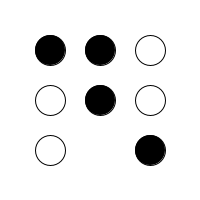
Frame 1 (no input)
Frame 60 (the mouse pressed at the canvas centre just before this capture): identical to frame 1, image omitted
Frame 120 (the mouse held since frame 60 and released just before this capture): identical to frame 1, image omitted

The Processing sketch that drew this single still picture (run headless with seeded random() and noise(); from frame 60 on, the mouse is pressed at the canvas centre):

// Processing sketch: processing_52182
// ── processing_52182.pde

// (VERY) simple game of Cidouri. For rules, see
// http://www.welovepuzzles.com/channel/japanese/cidouri/
//
// Author: Bob Roos; Allegheny College, Meadville, PA
// 11 Feb. 2012
//
// Illustrates "if" statements and boolean variables.
// (Not intended to be a viable Cidouri game; for that
// we should use arrays or array lists to hold data.)
//
// Missing (but doable with just "if" statements and
// simple variables): a check to see if the puzzle
// has been solved.
//
// Circles are in three columns, three rows, numbered
// as shown below. "(B)" means black, "(W)" means white:
//      11(B)   21(B)   31(W)
//      12(W)   22(B)   32(W)
//      13(W)           33(B)
//
// "x21" and "y21" are the x and y coordinates of
// the circle in column 2, row 1, etc.
//
// Boolean variables like "line1112" stand for "line from
// position 11 to 12, i.e., from the upper left circle
// to the circle immediately below it. Only valid
// lines (connecting black and white) have boolean 
// variables. In this trivial puzzle we don't need to worry
// about lines crossing.

// (x,y) coordinates of all circles in the puzzle:
float x11, y11, x21, y21, x31, y31, 
      x12, y12, x22, y22, x32, y32, 
      x13, y13,           x33, y33;
      
// If a boolean variable is true, we draw the corresponding
// line; otherwise, we don't:
boolean line2131, line2232, line1112, line1222, line3233, line1333;

int clickNumber;  // number of mouseclicks so far

int oddX, oddY, evenX, evenY; // mouse coordinates on
         // even-numbered and odd-numbered mouse clicks

void setup() {
  size(200, 200);
  smooth();
  // Assign locations to all circles in the puzzle:
  x11 = 50;  y11 = 50;
  x21 = 100; y21 = 50;
  x31 = 150; y31 = 50;

  x12 = 50;  y12 = 100;
  x22 = 100; y22 = 100;
  x32 = 150; y32 = 100;

  x13 = 50;  y13 = 150;
  x33 = 150; y33 = 150;
  
  // Initially, no lines show:
  line2131 = false;
  line2232 = false; 
  line1112 = false;
  line1222 = false;
  line3233 = false;
  line1333 = false;
  
  ellipseMode(CENTER);
  clickNumber = 0;
}

// Draws all circles, plus all lines whose boolean
// variables have been set to true:
void draw() {
  background(255);
  stroke(0);
  
  // Black circles:
  fill(0);
  ellipse(x11, y11, 30, 30);
  ellipse(x21, y21, 30, 30);
  ellipse(x22, y22, 30, 30);
  ellipse(x33, y33, 30, 30);
  
  // White circles:
  fill(255);
  ellipse(x31, y31, 30, 30);
  ellipse(x12, y12, 30, 30);
  ellipse(x32, y32, 30, 30);
  ellipse(x13, y13, 30, 30);
  
  // For each line, see if we should display it:
  if (line2131) {
    line(x21+15,y21,x31-15,y31);
  }
  if (line2232) {
    line(x22+15,y22,x32-15,y32);
  }
  if (line1112) {
    line(x11,y11+15,x12,y12-15);
  }
  if (line1222) {
    line(x12+15,y12,x22-15,y12);
  }
  if (line3233) {
    line(x32,y32+15,x33,y33-15);
  }
  if (line1333) {
    line(x13+15,y13,x33-15,y33);
  }
}

// When user presses mouse, remember where; do this
// separately for even and odd mouse clicks.
//
// The idea is that the user selects a starting point on
// an odd-numbered mouse click and the ending point on
// an even-numbered mouse click.
void mousePressed() {
  clickNumber = clickNumber + 1;
  
  // See if odd number of clicks:
  if (clickNumber % 2 == 1) {
    oddX = 1+(mouseX-20)/50; // use int division to translate
    oddY = 1+(mouseY-20)/50; // mouseX, mouseY to 1, 2, or 3
  }
  else {
    evenX = 1+(mouseX-20)/50; // use int division to translate
    evenY = 1+(mouseY-20)/50; // mouseX, mouseY to 1, 2, or 3
    
    // Now we tediously check all legal possibilities:
    //   Did the user click on the points at 11 and 12?
    if ( (oddX == 1 && oddY == 1 &&
          evenX == 1 && evenY == 2)
            ||  // We have to consider both orderings
         (oddX == 1 && oddY == 2 &&
          evenX == 1 && evenY == 1)) {
      line1112 = true;
      line1222 = false; // can't have 12 joined to two others
    }
    else // Did user click on 21 and 31?
    if ( (oddX == 2 && oddY == 1 &&
          evenX == 3 && evenY == 1)
            ||  // Consider both orderings
         (oddX == 3 && oddY == 1 &&
          evenX == 2 && evenY == 1)) {
      line2131 = true;
    }
    else  // Did user click on 12 and 22?
    if ( (oddX == 1 && oddY == 2 &&
          evenX == 2 && evenY == 2)
            ||  // Consider both orderings
         (oddX == 2 && oddY == 2 &&
          evenX == 1 && evenY == 2)) {
      line1222 = true;
      line1112 = false; // Can't have 12 connected to two others
      line2232 = false; // Can't have 22 connected to two others
    }
    else // Did user click on  22 and 32?
    if ( (oddX == 2 && oddY == 2 &&
          evenX == 3 && evenY == 2)
            ||  // Consider both orderings
         (oddX == 3 && oddY == 2 &&
          evenX == 2 && evenY == 2)) {
      line2232 = true;
      line1222 = false; // Can't have 22 connected to two
      line3233 = false; // Can't have 32 connected to two
    }
    else // Did user click on 32 and 33?
    if ( (oddX == 3 && oddY == 2 &&
          evenX == 3 && evenY == 3)
            ||  // Consider both orderings
         (oddX == 3 && oddY == 3 &&
          evenX == 3 && evenY == 2)) {
      line3233 = true;
      line2232 = false; // Can't have 32 connected to two
      line1333 = false; // Can't have 33 connected to two
    }
    else // Did user click on 13 and 33?
    if ( (oddX == 1 && oddY == 3 &&
          evenX == 3 && evenY == 3)
            ||  // Consider both orderings
         (oddX == 3 && oddY == 3 &&
          evenX == 1 && evenY == 3)) {
      line1333 = true;
      line3233 = false; // Can't have 33 connected to two
    }
  }
}
